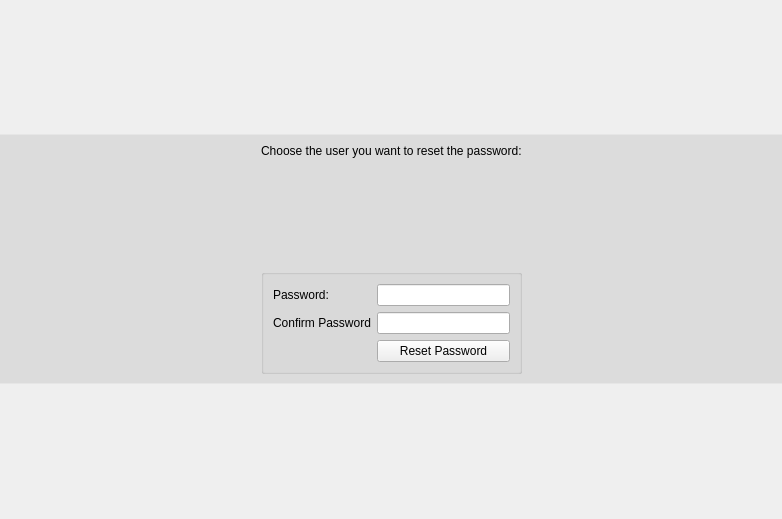
<?xml version="1.0" encoding="UTF-8"?>
<ui version="4.0">
 <class>RescuePasswordWidget</class>
 <widget class="QWidget" name="RescuePasswordWidget">
  <property name="geometry">
   <rect>
    <x>0</x>
    <y>0</y>
    <width>782</width>
    <height>519</height>
   </rect>
  </property>
  <layout class="QGridLayout" name="gridLayout">
   <property name="margin">
    <number>0</number>
   </property>
   <property name="spacing">
    <number>0</number>
   </property>
   <item row="0" column="0">
    <widget class="QFrame" name="frame">
     <property name="sizePolicy">
      <sizepolicy hsizetype="Expanding" vsizetype="Maximum">
       <horstretch>0</horstretch>
       <verstretch>0</verstretch>
      </sizepolicy>
     </property>
     <property name="minimumSize">
      <size>
       <width>600</width>
       <height>250</height>
      </size>
     </property>
     <property name="maximumSize">
      <size>
       <width>16777215</width>
       <height>250</height>
      </size>
     </property>
     <property name="styleSheet">
      <string notr="true">#frame{
background-color: rgba(0, 0, 0, 20);
border-top: 1px solid rgba(255, 255, 255, 75);/*white*/
border-bottom: 1px solid rgba(255, 255, 255, 75);/*white*/
background-repeat: no-repeat;
}

QListView {
show-decoration-selected: 1; /* make the selection span the entire width of the view */
 }

QListView{
background-color: rgba(0, 0, 0, 0);
border-radius:2px;
color:white;
}

QListView::item {
border-radius:2;
background-color:qlineargradient(spread:pad, x1:0, y1:0, x2:1, y2:0, stop:0 rgba(0, 0, 0, 0));
color: rgb(220, 220, 220);
padding:5
}

QListView::item:hover {
border-radius:2;
color:white;
}

QListView::item:selected {
border-radius:2;
background-color:qlineargradient(spread:pad, x1:0, y1:0, x2:1, y2:0, stop:0 rgba(52, 52, 52, 50));
color:white;
}
</string>
     </property>
     <property name="frameShape">
      <enum>QFrame::NoFrame</enum>
     </property>
     <property name="frameShadow">
      <enum>QFrame::Plain</enum>
     </property>
     <property name="lineWidth">
      <number>0</number>
     </property>
     <layout class="QHBoxLayout" name="horizontalLayout">
      <item>
       <spacer name="horizontalSpacer">
        <property name="orientation">
         <enum>Qt::Horizontal</enum>
        </property>
        <property name="sizeType">
         <enum>QSizePolicy::Expanding</enum>
        </property>
        <property name="sizeHint" stdset="0">
         <size>
          <width>203</width>
          <height>239</height>
         </size>
        </property>
       </spacer>
      </item>
      <item>
       <layout class="QVBoxLayout" name="verticalLayout">
        <item>
         <widget class="QLabel" name="infoLabel">
          <property name="styleSheet">
           <string notr="true"/>
          </property>
          <property name="text">
           <string>Choose the user you want to reset the password:</string>
          </property>
          <property name="wordWrap">
           <bool>false</bool>
          </property>
         </widget>
        </item>
        <item>
         <widget class="QListWidget" name="users">
          <property name="maximumSize">
           <size>
            <width>16777215</width>
            <height>100</height>
           </size>
          </property>
         </widget>
        </item>
        <item>
         <widget class="QGroupBox" name="groupBox">
          <property name="title">
           <string/>
          </property>
          <property name="flat">
           <bool>true</bool>
          </property>
          <layout class="QFormLayout" name="formLayout">
           <item row="0" column="0">
            <widget class="QLabel" name="confirmLabel">
             <property name="text">
              <string>Password:</string>
             </property>
             <property name="wordWrap">
              <bool>false</bool>
             </property>
            </widget>
           </item>
           <item row="0" column="1">
            <widget class="QLineEdit" name="password">
             <property name="echoMode">
              <enum>QLineEdit::Password</enum>
             </property>
            </widget>
           </item>
           <item row="1" column="0">
            <widget class="QLabel" name="passwordLabel">
             <property name="text">
              <string>Confirm Password</string>
             </property>
             <property name="wordWrap">
              <bool>false</bool>
             </property>
            </widget>
           </item>
           <item row="3" column="1">
            <widget class="QPushButton" name="resetPassword">
             <property name="enabled">
              <bool>true</bool>
             </property>
             <property name="text">
              <string>Reset Password</string>
             </property>
             <property name="flat">
              <bool>false</bool>
             </property>
            </widget>
           </item>
           <item row="1" column="1">
            <widget class="QLineEdit" name="confirm">
             <property name="echoMode">
              <enum>QLineEdit::Password</enum>
             </property>
            </widget>
           </item>
          </layout>
         </widget>
        </item>
       </layout>
      </item>
      <item>
       <spacer name="horizontalSpacer_2">
        <property name="orientation">
         <enum>Qt::Horizontal</enum>
        </property>
        <property name="sizeType">
         <enum>QSizePolicy::Expanding</enum>
        </property>
        <property name="sizeHint" stdset="0">
         <size>
          <width>225</width>
          <height>17</height>
         </size>
        </property>
       </spacer>
      </item>
     </layout>
     <zorder>horizontalSpacer_2</zorder>
    </widget>
   </item>
  </layout>
 </widget>
 <resources>
  <include location="../../data.qrc"/>
 </resources>
 <connections/>
</ui>
